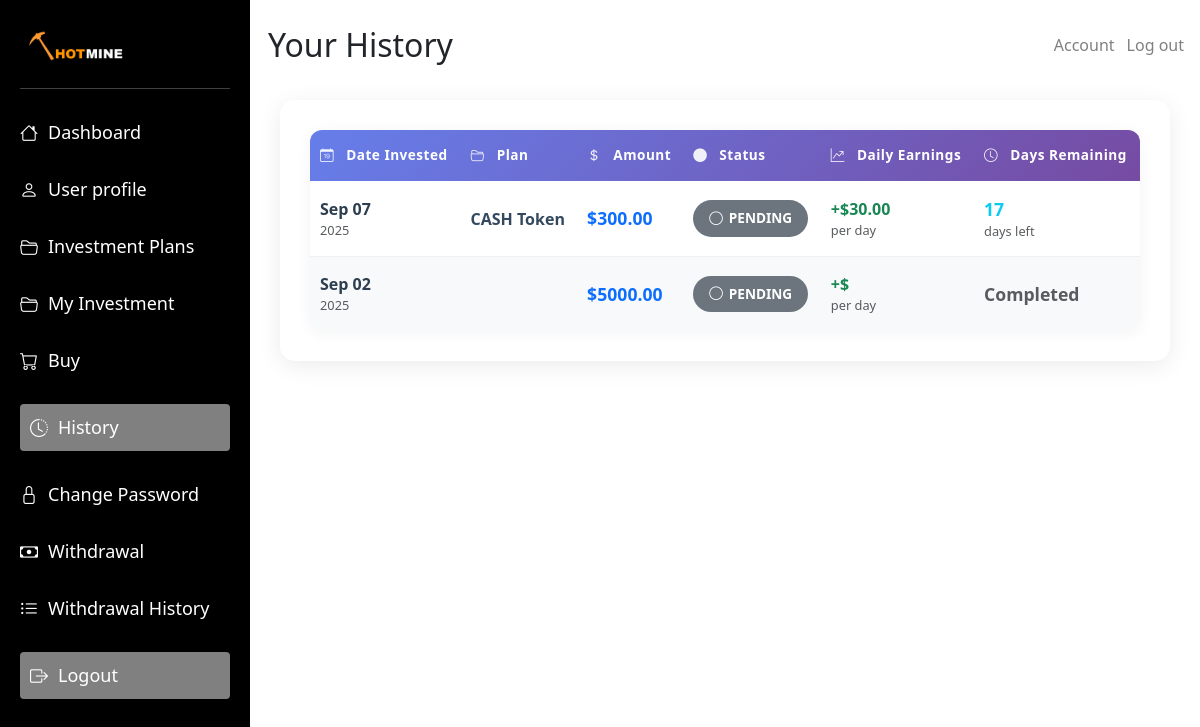
Page /history/ (signed in) on the committed database.
### hotmine/models.py (models this page shows, shortened)
class Investment(models.Model):
    STATUS_CHOICES = [
        ("PENDING", "Pending"),
        ("ACTIVE", "Active"),
        ("COMPLETED", "Completed"),
        ("CANCELLED", "Cancelled"),
    ]
    user = models.ForeignKey(User, on_delete=models.CASCADE, null=True, blank=True)
    investment_plan = models.ForeignKey(
        InvestmentPlan, on_delete=models.CASCADE, null=True, blank=True
    )
    amount = models.DecimalField(max_digits=12, decimal_places=2, null=True, blank=True)
    wallet_address_used = models.CharField(
        max_length=255,
        help_text="Wallet address that was used for this investment",
        null=True,
        blank=True,
    )
    status = models.CharField(
        max_length=10,
        choices=STATUS_CHOICES,
        default="PENDING",
        null=True,
        blank=True,
    )
    date_invested = models.DateTimeField(auto_now_add=True)
    date_completed = models.DateTimeField(null=True, blank=True)
    total_earnings = models.DecimalField(
        max_digits=12, decimal_places=2, default=0, null=True, blank=True
    )
    plan = models.CharField(max_length=100, blank=True, null=True)
    wallet_address = models.CharField(max_length=255, blank=True, null=True)
    @property
    def daily_earnings(self):
        if not self.investment_plan or self.amount is None:
            return None
        return (self.investment_plan.daily_earnings_percentage / 100) * self.amount
    @property
    def days_remaining(self):
        from django.utils import timezone
        if not self.investment_plan:
            return None
        if self.status == "COMPLETED":
            return 0
        days_elapsed = (timezone.now().date() - self.date_invested.date()).days
        return max(0, self.investment_plan.investment_duration_days - days_elapsed)
    class Meta:
        ordering = ["-date_invested"]
        verbose_name = "Investment"
        verbose_name_plural = "Investments"

class InvestmentPlan(models.Model):
    title = models.CharField(max_length=100, null=True, blank=True)
    description = models.TextField(null=True, blank=True)
    minimum_deposit = models.DecimalField(
        max_digits=12,
        decimal_places=2,
        validators=[MinValueValidator(1)],
        null=True,
        blank=True,
    )
    maximum_deposit = models.DecimalField(
        max_digits=12, decimal_places=2, null=True, blank=True
    )
    daily_earnings_percentage = models.DecimalField(
        max_digits=5,
        decimal_places=2,
        validators=[MinValueValidator(0.01), MaxValueValidator(50.00)],
        help_text="Daily earnings percentage (e.g., 1.80 for 1.8%)",
        null=True,
        blank=True,
    )
    investment_duration_days = models.PositiveIntegerField(
        help_text="Investment duration in days", null=True, blank=True
    )
    deposit_return = models.BooleanField(
        default=True, help_text="Return initial deposit after duration"
    )
    crypto_wallet = models.ForeignKey(
        CryptoWallet,
        on_delete=models.CASCADE,
        help_text="Crypto wallet for this plan",
        null=True,
        blank=True,
    )
    is_active = models.BooleanField(default=True)
    sort_order = models.PositiveIntegerField(
        default=0,
        help_text="Order to display plans (lower numbers first)",
        null=True,
        blank=True,
    )
    created_at = models.DateTimeField(auto_now_add=True)
    updated_at = models.DateTimeField(auto_now=True)
    class Meta:
        ordering = ["sort_order", "title"]
        verbose_name = "Investment Plan"
        verbose_name_plural = "Investment Plans"

### hotmine/views.py (the view)
# urls.py: path("history/", views.investment_history_view, name="transactions"),
@login_required
def investment_history_view(request):
    user = request.user
    investments = Investment.objects.filter(user=user).order_by("-date_invested")
    context = {"investments": investments}
    return render(request, "hotmine/history.html", context)

### hotmine/templates/hotmine/history.html (shortened to what this page needs)
{% load static %}
<!DOCTYPE html>
<html lang="en">
<head>
    <link rel="stylesheet" href="{% static 'hotmine/dashboard.css' %}" />
    <link rel="stylesheet" href="{% static 'hotmine/bootstrap-icons/bootstrap-icons.css'%}">
    <link rel="stylesheet" href="{% static 'hotmine/bootstrap.css' %}">
</head>
<body>
    <div class="container-fluid">
        <div class="sidebar" id="sidebar">
            <img class="logo" src="{% static 'hotmine/images/miney.jpg' %}" alt="Hotmine Logo">
            <hr>
            <ul class="nav-links">
                <li><a href="/dashboard"><i class="bi bi-house"></i> Dashboard</a></li>
                <li><a href="/profile"><i class="bi bi-person"></i> User profile</a></li>
                <li><a href="/packages"><i class="bi bi-folder2-open"></i> Investment Plans</a></li>
                <li><a href="/my-investments"><i class="bi bi-folder2-open"></i> My Investment</a></li>
                <li><a href="/buy"><i class="bi bi-cart"></i> Buy</a></li>
                <li class="active"><a href="/history"><i class="bi bi-clock-history"></i> History</a></li>
                <li><a href="/updatepassword"><i class="bi bi-lock"></i> Change Password</a></li>
                <li><a href="/withdraw"><i class="bi bi-cash"></i> Withdrawal</a></li>
                <li><a href="/withdrawal-history"><i class="bi bi-list-ul"></i> Withdrawal History</a>
                </li>
                <li class="active"><a href="/logout"><i class="bi bi-box-arrow-right"></i> Logout</a></li>
            </ul>
        </div>
        <div class="tradingview-widget-container" id="mainContent">
            <div class="navbar d-flex justify-content-between align-items-center">
                <div class="d-flex align-items-center">
                    <h2 class="m-2">Your History</h2>
                </div>
                <div class="d-flex align-items-center dashaccount">
                    <span class="dashaccount"><a href="/profile">Account</a></span>
                    <span class="dashaccount"><a href="/logout">Log out</a></span>
                </div>
            </div>
            {% if investments %}
            <div class="history-container">
                <div class="table-responsive">
                    <table class="history-table">
                        <thead>
                            <tr>
                                <th><i class="bi bi-calendar-date"></i> Date Invested</th>
                                <th><i class="bi bi-folder2-open"></i> Plan</th>
                                <th><i class="bi bi-currency-dollar"></i> Amount</th>
                                <th><i class="bi bi-circle-fill"></i> Status</th>
                                <th><i class="bi bi-graph-up-arrow"></i> Daily Earnings</th>
                                <th><i class="bi bi-clock"></i> Days Remaining</th>
                            </tr>
                        </thead>
                        <tbody>
                            {% for inv in investments %}
                            <tr class="investment-row">
                                <td>
                                    <div class="date-cell">
                                        <strong>{{ inv.date_invested|date:"M d" }}</strong>
                                        <small class="text-muted d-block">{{ inv.date_invested|date:"Y" }}</small>
                                    </div>
                                </td>
                                <td>
                                    <div class="plan-cell">
                                        <strong>{{ inv.investment_plan.title }}</strong>
                                    </div>
                                </td>
                                <td>
                                    <div class="amount-cell">
                                        <strong class="text-primary">${{ inv.amount|floatformat:2 }}</strong>
                                    </div>
                                </td>
                                <td>
                                    <div class="status-cell">
                                        {% if inv.status == 'Active' %}
                                        <span class="status-badge status-active">
                                            <i class="bi bi-play-circle"></i> {{ inv.status }}
                                        </span>
                                        {% elif inv.status == 'Completed' %}
                                        <span class="status-badge status-completed">
                                            <i class="bi bi-check-circle"></i> {{ inv.status }}
                                        </span>
                                        {% elif inv.status == 'Pending' %}
                                        <span class="status-badge status-pending">
                                            <i class="bi bi-clock-history"></i> {{ inv.status }}
                                        </span>
                                        {% else %}
                                        <span class="status-badge status-default">
                                            <i class="bi bi-circle"></i> {{ inv.status }}
                                        </span>
                                        {% endif %}
                                    </div>
                                </td>
                                <td>
                                    <div class="earnings-cell">
                                        <strong class="text-success">+${{ inv.daily_earnings|floatformat:2 }}</strong>
                                        <small class="text-muted d-block">per day</small>
                                    </div>
                                </td>
                                <td>
                                    <div class="days-cell">
                                        {% if inv.days_remaining > 0 %}
                                        <strong class="text-info">{{ inv.days_remaining }}</strong>
                                        <small class="text-muted d-block">days left</small>
                                        {% else %}
                                        <strong class="text-muted">Completed</strong>
                                        {% endif %}
                                    </div>
                                </td>
                            </tr>
                            {% endfor %}
                        </tbody>
                    </table>
                </div>
            </div>
            {% endif %}
        </div>
    </div>
</body>
</html>

### hotmine/static/hotmine/dashboard.css (style rules this page uses)
* { -ms-overflow-style: none; scrollbar-width: none; }
body { margin: 0; font-family: 'Segoe UI', sans-serif; -ms-overflow-style: none; scrollbar-width: none; }
.container-fluid { display: flex; height: auto; width: 100%; padding: 0 !important; overflow-x: auto; overflow-y: hidden; -ms-overflow-style: none; scrollbar-width: none; }
.sidebar { width: 250px; background-color: #000; color: #fff; padding: 20px; box-sizing: border-box; position: fixed; height: 100%; overflow-y: scroll; left: 0; top: 0; transition: transform 0.3s ease; z-index: 1000; }
.logo { width: 200px !important; }
.nav-links { list-style: none; padding: 0; }
.nav-links li { margin: 30px 0; }
.nav-links a { text-decoration: none; color: white; font-size: 18px; display: flex; align-items: center; transition: color 0.3s ease; }
.nav-links i { margin-right: 10px; transition: transform 0.3s ease, color 0.3s ease; }
.tradingview-widget-container { flex: 1; margin-left: 250px; transition: margin-left 0.3s ease; padding: 10px; }
.active { background: gray; color: white; padding: 10px; border-radius: 4px; }
.navbar { position: sticky !important; top: 0px; z-index: 100; background: white; width: 100%; }
.navbar a { text-decoration: none; color: gray; margin: 6px; }
.dashaccount { display: flex !important; }

### hotmine/templates/hotmine/history.html (style rules this page uses)
.history-container { background: #fff; border-radius: 15px; padding: 30px; margin: 20px; box-shadow: 0 5px 25px rgba(0, 0, 0, 0.08); overflow: hidden; }
.table-responsive { border-radius: 12px; overflow: hidden; box-shadow: 0 2px 15px rgba(0, 0, 0, 0.05); }
.history-table { width: 100%; border-collapse: collapse; margin: 0; background: #fff; font-size: 0.9rem; }
.history-table thead { background: linear-gradient(135deg, #667eea 0%, #764ba2 100%); color: white; }
.history-table thead th { padding: 20px 15px; text-align: left; font-weight: 600; letter-spacing: 0.5px; border: none; white-space: nowrap; }
.history-table thead th i { margin-right: 8px; opacity: 0.9; }
.investment-row { transition: all 0.3s ease; border-bottom: 1px solid #f0f0f0; }
.investment-row:last-child { border-bottom: none; }
.history-table td { padding: 20px 15px; vertical-align: middle; border: none; }
.date-cell strong { font-size: 1rem; color: #2c3e50; }
.date-cell small { font-size: 0.8rem; }
.plan-cell strong { color: #34495e; font-size: 1rem; }
.amount-cell strong { font-size: 1.1rem; font-weight: 700; }
.status-badge { padding: 8px 16px; border-radius: 25px; font-size: 0.85rem; font-weight: 600; display: inline-flex; align-items: center; gap: 6px; white-space: nowrap; }
.status-default { background: #6c757d; color: white; }
.earnings-cell strong { font-size: 1rem; font-weight: 700; }
.earnings-cell small { font-size: 0.8rem; }
.days-cell strong { font-size: 1.1rem; font-weight: 700; }
.days-cell small { font-size: 0.8rem; }
@media (max-width: 1200px) { .history-table { font-size: 0.85rem; } }
@media (max-width: 1200px) { .history-table thead th, .history-table td { padding: 15px 10px; } }
.history-table tbody tr:nth-child(even) { background-color: #f8f9fa; }
.investment-row { animation: fadeInUp 0.6s ease-out forwards; }
.investment-row:nth-child(1) { animation-delay: 0.1s; }
.investment-row:nth-child(2) { animation-delay: 0.2s; }

### rows in the picture
Investment: date_invested "Sep 07", date_invested "2025", investment_plan "CASH Token", amount "300.00", status "PENDING", daily_earnings "30.00", days_remaining "17"
Investment: date_invested "Sep 02", date_invested "2025", amount "5000.00", status "PENDING", shows "Completed"
